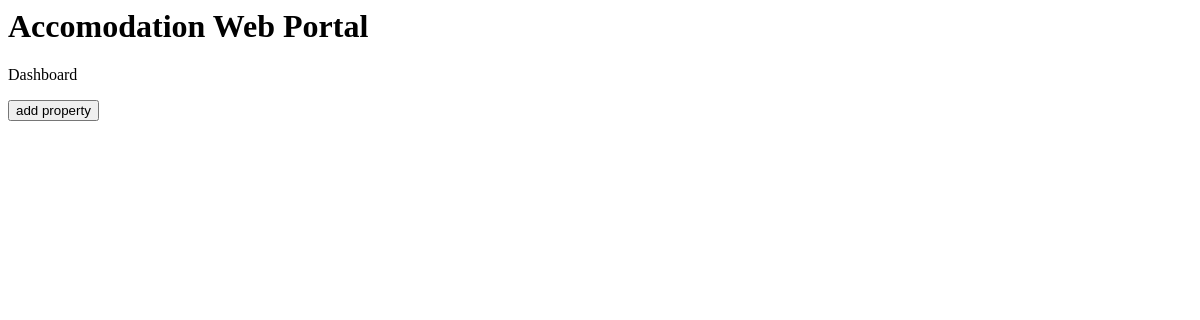
Page /dashboard (signed in) on the earlier database version.
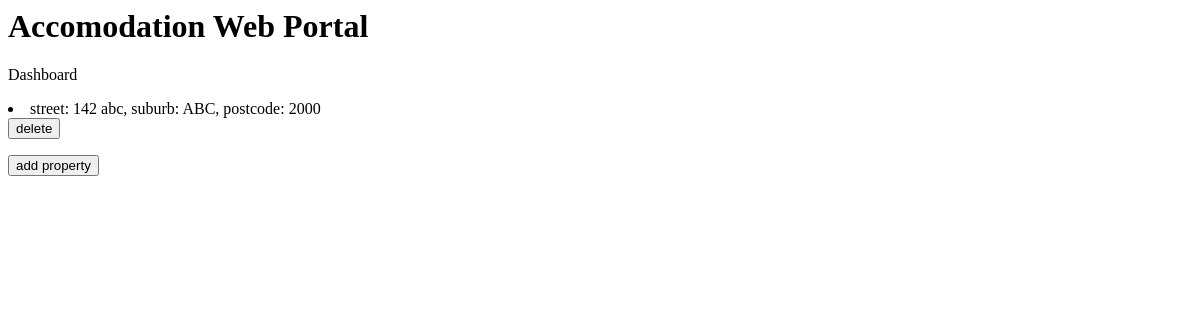
Same page on the later database version.
### main/models.py (models this page shows)
class Property(models.Model):
    dashboard = models.ForeignKey(Dashboard, on_delete=models.CASCADE)
    location = models.ForeignKey(Location, on_delete=models.CASCADE)

class Location(models.Model):
    street = models.CharField(max_length=100)
    post_code = models.CharField(max_length=4)
    suburb = models.CharField(max_length=100)

### main/views.py (the view)
# urls.py: path("dashboard", views.dashboard, name="dashboard"),
@login_required(login_url='/login')
def dashboard(request):
    current_user = request.user
    dashboard = Dashboard.objects.get(user=current_user.id)
    properties = Property.objects.filter(dashboard__id = dashboard.id)
    return render(request, "main/dashboard.html", {"properties": properties})

### main/templates/main/dashboard.html (shortened to what this page needs)
{% extends 'main/base.html' %}
{% block content_1 %}
    <p> Dashboard </p>
    <div id='properties' name='properties'>
        {% for property in properties%}
        <li> street: {{property.location.street}}, suburb: {{property.location.suburb}}, postcode: {{property.location.post_code}}
                <form action="dashboard/delete-property/{{property.id}}" method='POST'>
                    <button type='submit'> delete </button>
                </form>
            </li>
        {% endfor %}
    </div>
    <div id='add-button' name='add-button'>
        <form action='/create_property' method='GET'>
            <button type='submit'> add property</button>
        </form>
    </div>
{% endblock %}

### main/templates/main/base.html (shortened to what this page needs)
<html>
<head>
</head>
<body>
    <h1> Accomodation Web Portal </h1>
    <div id="content_1", name="content_1">
        {% block content_1 %}
        {% endblock %}
    </div>
</body>
</html>

Differences in the rows shown:
added Property: location.street "142 abc", location.suburb "ABC", location.post_code "2000"
